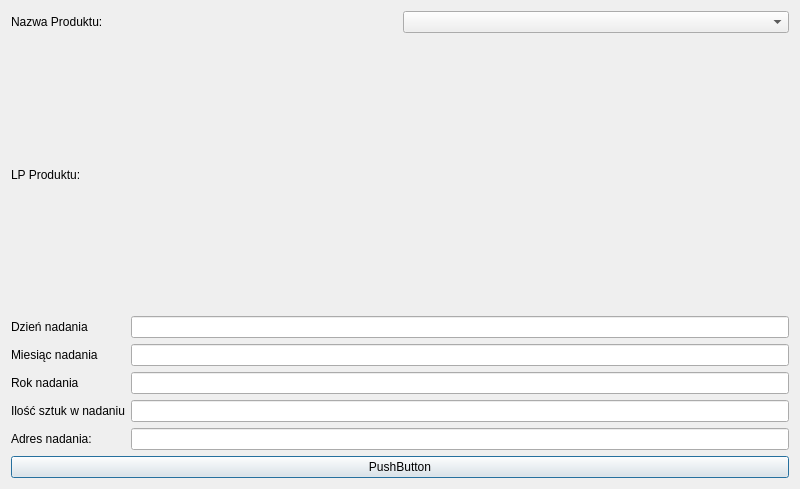
<?xml version="1.0" encoding="UTF-8"?>
<ui version="4.0">
 <class>DodacNadanie</class>
 <widget class="QDialog" name="DodacNadanie">
  <property name="geometry">
   <rect>
    <x>0</x>
    <y>0</y>
    <width>800</width>
    <height>489</height>
   </rect>
  </property>
  <property name="windowTitle">
   <string>Dialog</string>
  </property>
  <layout class="QHBoxLayout" name="horizontalLayout_4">
   <item>
    <layout class="QVBoxLayout" name="verticalLayout_4">
     <item>
      <layout class="QVBoxLayout" name="verticalLayout">
       <item>
        <layout class="QHBoxLayout" name="horizontalLayout">
         <item>
          <widget class="QLabel" name="NazwaLabel">
           <property name="text">
            <string>Nazwa Produktu: </string>
           </property>
          </widget>
         </item>
         <item>
          <widget class="QComboBox" name="comboBox"/>
         </item>
        </layout>
       </item>
       <item>
        <layout class="QHBoxLayout" name="horizontalLayout_3">
         <item>
          <widget class="QLabel" name="LPLabel">
           <property name="text">
            <string>LP Produktu: </string>
           </property>
          </widget>
         </item>
         <item>
          <widget class="QLabel" name="LPGeneral">
           <property name="text">
            <string/>
           </property>
          </widget>
         </item>
        </layout>
       </item>
      </layout>
     </item>
     <item>
      <layout class="QHBoxLayout" name="horizontalLayout_2">
       <item>
        <layout class="QVBoxLayout" name="verticalLayout_2">
         <item>
          <widget class="QLabel" name="DzienLabel">
           <property name="text">
            <string>Dzień nadania</string>
           </property>
          </widget>
         </item>
         <item>
          <widget class="QLabel" name="MiesiacLabel">
           <property name="text">
            <string>Miesiąc nadania</string>
           </property>
          </widget>
         </item>
         <item>
          <widget class="QLabel" name="RokLabel">
           <property name="text">
            <string>Rok nadania</string>
           </property>
          </widget>
         </item>
         <item>
          <widget class="QLabel" name="IloscLabel">
           <property name="text">
            <string>Ilość sztuk w nadaniu</string>
           </property>
          </widget>
         </item>
         <item>
          <widget class="QLabel" name="AdresLabel">
           <property name="text">
            <string>Adres nadania: </string>
           </property>
          </widget>
         </item>
        </layout>
       </item>
       <item>
        <layout class="QVBoxLayout" name="verticalLayout_3">
         <item>
          <widget class="QLineEdit" name="LineEditDzien"/>
         </item>
         <item>
          <widget class="QLineEdit" name="LineEditMiesiac"/>
         </item>
         <item>
          <widget class="QLineEdit" name="LineEditRok"/>
         </item>
         <item>
          <widget class="QLineEdit" name="LineEditIlosc"/>
         </item>
         <item>
          <widget class="QLineEdit" name="LineEditAdres"/>
         </item>
        </layout>
       </item>
      </layout>
     </item>
     <item>
      <widget class="QPushButton" name="pushButton">
       <property name="text">
        <string>PushButton</string>
       </property>
      </widget>
     </item>
    </layout>
   </item>
  </layout>
 </widget>
 <resources/>
 <connections/>
</ui>
